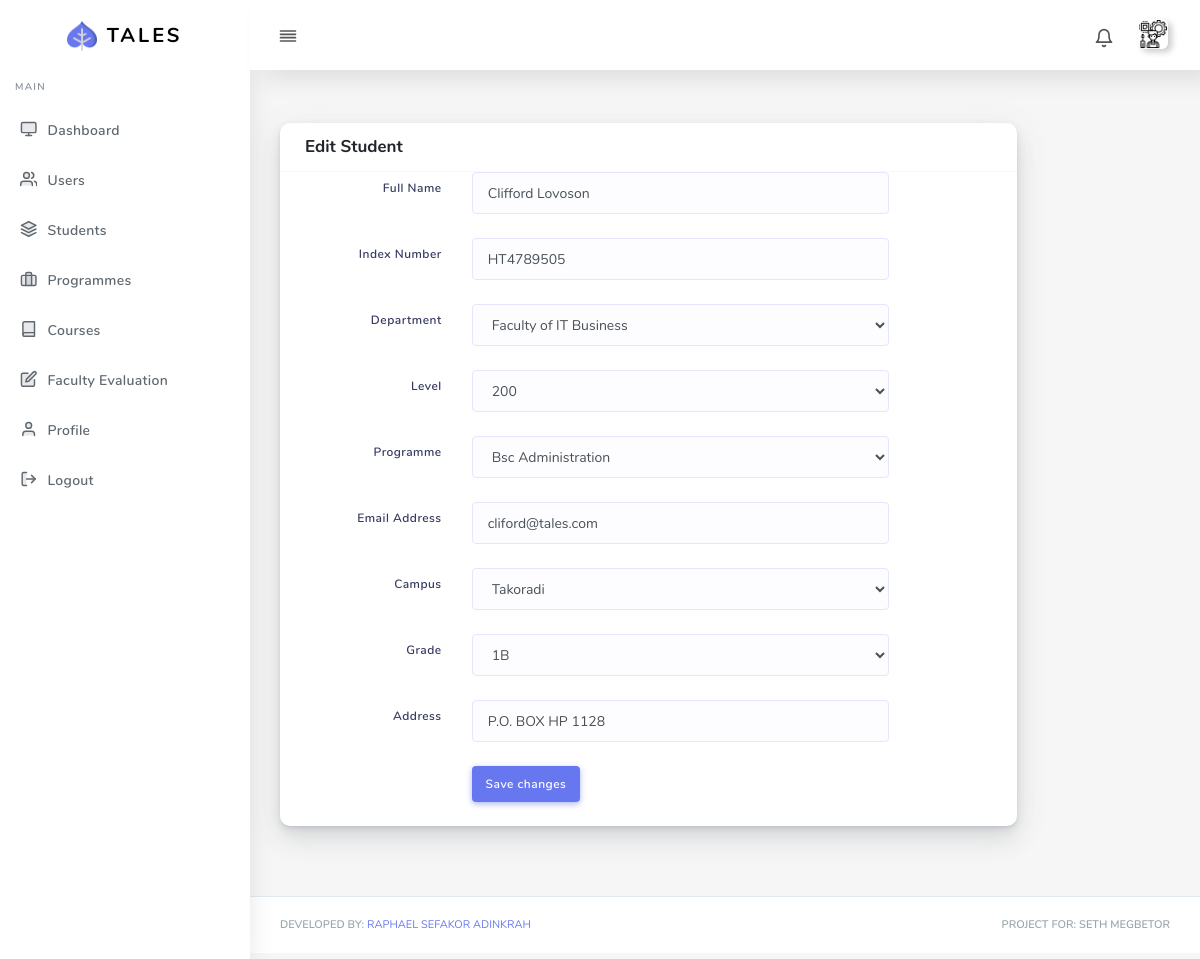
The app's page /admin/update_student.php?id=9 (signed in) with its own data.
### tables this page shows
CREATE TABLE `students` (
  `id` int(11) NOT NULL,
  `full_name` varchar(191) NOT NULL,
  `index_no` varchar(10) NOT NULL,
  `department_id` int(11) NOT NULL,
  `level_id` int(11) NOT NULL,
  `programme_id` int(11) NOT NULL,
  `email` varchar(191) NOT NULL,
  `campus_id` int(11) NOT NULL,
  `grade_id` int(11) NOT NULL,
  `address` varchar(255) NOT NULL,
  `password` varchar(191) NOT NULL,
  `created_at` timestamp NOT NULL DEFAULT current_timestamp(),
  `updated_at` timestamp NULL DEFAULT NULL
);

CREATE TABLE `departments` (
  `id` int(11) NOT NULL,
  `name` varchar(50) NOT NULL
);

CREATE TABLE `levels` (
  `id` int(11) NOT NULL,
  `name` varchar(10) NOT NULL
);

CREATE TABLE `programmes` (
  `id` int(11) NOT NULL,
  `name` varchar(255) NOT NULL,
  `created_at` timestamp NOT NULL DEFAULT current_timestamp(),
  `updated_at` timestamp NULL DEFAULT NULL
);

CREATE TABLE `campuses` (
  `id` int(11) NOT NULL,
  `name` varchar(20) NOT NULL
);

CREATE TABLE `grades` (
  `id` int(11) NOT NULL,
  `name` varchar(50) NOT NULL
);

### Classes/Fetch.php (called while the page is built, shortened)
<?php
class Fetch
{
    protected $connection;
    function __construct(PDO $connection) {
        $this->connection =  $connection;
    }
    public function getSigleJoinItem($action, $table, $join, $field, $field_value) {
        $query = $this->connection->prepare("{$action} FROM {$table} {$join} WHERE {$field} = ? LIMIT 1");
        $query->bindParam(1, $field_value, PDO::PARAM_INT);
        if($query->execute()) {
            $result = $query->fetch(PDO::FETCH_OBJ);
            return $result;
        } else {
            $this->error = implode(', ', $this->connection->errorInfo());
            return $this;
        }
    }
}

### admin/update_student.php (the view, shortened to what this page needs)
<?php
require_once dirname(__DIR__).'/Core/init.php';
$fetch_data = new Fetch($connection);
$selected_student = $fetch_data->getSigleJoinItem('SELECT students.id, students.full_name, students.index_no, students.department_id, students.level_id, students.programme_id, students.email, students.campus_id, students.address, departments.name AS department, levels.name AS level, programmes.name AS  programme, campuses.name AS campus, students.grade_id, grades.name AS grade', 'students', 'JOIN departments ON departments.id =  students.department_id JOIN levels ON levels.id =  students.level_id JOIN programmes ON programmes.id = students.programme_id JOIN campuses ON campuses.id = students.campus_id JOIN grades ON grades.id = students.grade_id', 'students.id', $_GET['id']);
?>
<!DOCTYPE html>
<html lang="en">
<head>
  <?php include 'includes/links.php'; ?>
</head>
<body>
  <div id="app">
    <div class="main-wrapper main-wrapper-1">
      <?php include 'includes/top-bar.php'; ?>
      <?php include 'includes/side-bar.php'; ?>
      <div class="main-content">
        <section class="section">
          <div class="row">
              <div class="col-10">
              <div class="card">
                <div class="card-header">
                  <h4>Edit Student</h4>
                </div>
                <div class="card-body p-0">
                  <form data-toggle="validator" role="form" action="../Submits/create_student.php" method="POST">
                    <div class="form-group row mb-4">
                      <label for="full_name" class="col-form-label text-md-right col-12 col-md-3 col-lg-3">Full Name</label>
                      <div class="col-sm-12 col-md-7">
                        <input type="text" class="form-control" id="full_name" data-minlength="4"  name="full_name" value="<?php echo $selected_student->full_name; ?>" data-error="Bruh, the fullname field is required" required>
                      </div>
                    </div>
                    <div class="form-group row mb-4">
                      <label for="index_no" class="col-form-label text-md-right col-12 col-md-3 col-lg-3">Index Number</label>
                      <div class="col-sm-12 col-md-7">
                        <input type="text" class="form-control" id="index_no" data-minlength="4"  name="index_no" value="<?php echo $selected_student->index_no; ?>" data-error="Bruh, the index number field is required" required>
                      </div>
                    </div>
                    <div class="form-group row mb-4">
                      <label class="col-form-label text-md-right col-12 col-md-3 col-lg-3">Department</label>
                      <div class="col-sm-12 col-md-7">
                        <select name="department_id" id="department_id" data-error="Bruh, select an item from the option" class="form-control" required>
                            <option value="<?php echo $selected_student->department_id; ?>" class="selected"><?php echo $selected_student->department; ?></option>
                        </select>
                      </div>
                    </div>
                    <div class="form-group row mb-4">
                      <label class="col-form-label text-md-right col-12 col-md-3 col-lg-3">Level</label>
                      <div class="col-sm-12 col-md-7">
                        <select name="level_id" id="level_id" data-error="Bruh, select an item from the option" class="form-control" required>
                            <option value="<?php echo $selected_student->level_id; ?>" class="selected"><?php echo $selected_student->level; ?></option>
                        </select>
                      </div>
                    </div>
                    <div class="form-group row mb-4">
                      <label class="col-form-label text-md-right col-12 col-md-3 col-lg-3">Programme</label>
                      <div class="col-sm-12 col-md-7">
                        <select name="programme_id" id="programme_id" data-error="Bruh, select an item from the option" class="form-control" required>
                            <option value="<?php echo $selected_student->programme_id; ?>" class="selected"><?php echo $selected_student->programme; ?></option>
                        </select>
                      </div>
                    </div>
                    <div class="form-group row mb-4">
                      <label class="col-form-label text-md-right col-12 col-md-3 col-lg-3">Email Address</label>
                      <div class="col-sm-12 col-md-7">
                        <input type="email" name="email" id="email" class="form-control" value="<?php echo $selected_student->email; ?>" data-error="Bruh, that email address is invalid" required>
                      </div>
                    </div>
                    <div class="form-group row mb-4">
                      <label class="col-form-label text-md-right col-12 col-md-3 col-lg-3">Campus</label>
                      <div class="col-sm-12 col-md-7">
                        <select name="campus_id" id="campus_id" data-error="Bruh, select an item from the option" class="form-control" required>
                            <option value="<?php echo $selected_student->campus_id; ?>" class="selected"><?php echo $selected_student->campus; ?></option>
                        </select>
                      </div>
                    </div>
                    <div class="form-group row mb-4">
                      <label class="col-form-label text-md-right col-12 col-md-3 col-lg-3">Grade</label>
                      <div class="col-sm-12 col-md-7">
                        <select name="grade_id" id="grade_id" data-error="Bruh, select an item from the option" class="form-control" required>
                            <option value="<?php echo $selected_student->grade_id; ?>" class="selected"><?php echo $selected_student->grade; ?></option>
                        </select>
                      </div>
                    </div>
                    <div class="form-group row mb-4">
                      <label class="col-form-label text-md-right col-12 col-md-3 col-lg-3">Address</label>
                      <div class="col-sm-12 col-md-7">
                        <input type="text" name="address" id="address" class="form-control" value="<?php echo $selected_student->address; ?>" data-error="Bruh, the address field is required" required>
                      </div>
                    </div>
                    <div class="form-group row mb-4">
                      <label class="col-form-label text-md-right col-12 col-md-3 col-lg-3"></label>
                      <div class="col-sm-12 col-md-7">
                        <button type="submit" class="btn btn-primary">Save changes</button>
                      </div>
                    </div>
                  </form>
                </div>
              </div>
              </div>
          </div>
        </section>
      </div>
      <?php include 'includes/footer.php'; ?>
    </div>
  </div>
</body>
</html>

### records on screen
students: full_name "Clifford Lovoson", index_no "HT4789505", department_id "Faculty of IT Business", level_id "200", programme_id "Bsc Administration", email "cliford@tales.com", campus_id "Takoradi", grade_id "1B", address "P.O. BOX HP 1128"
